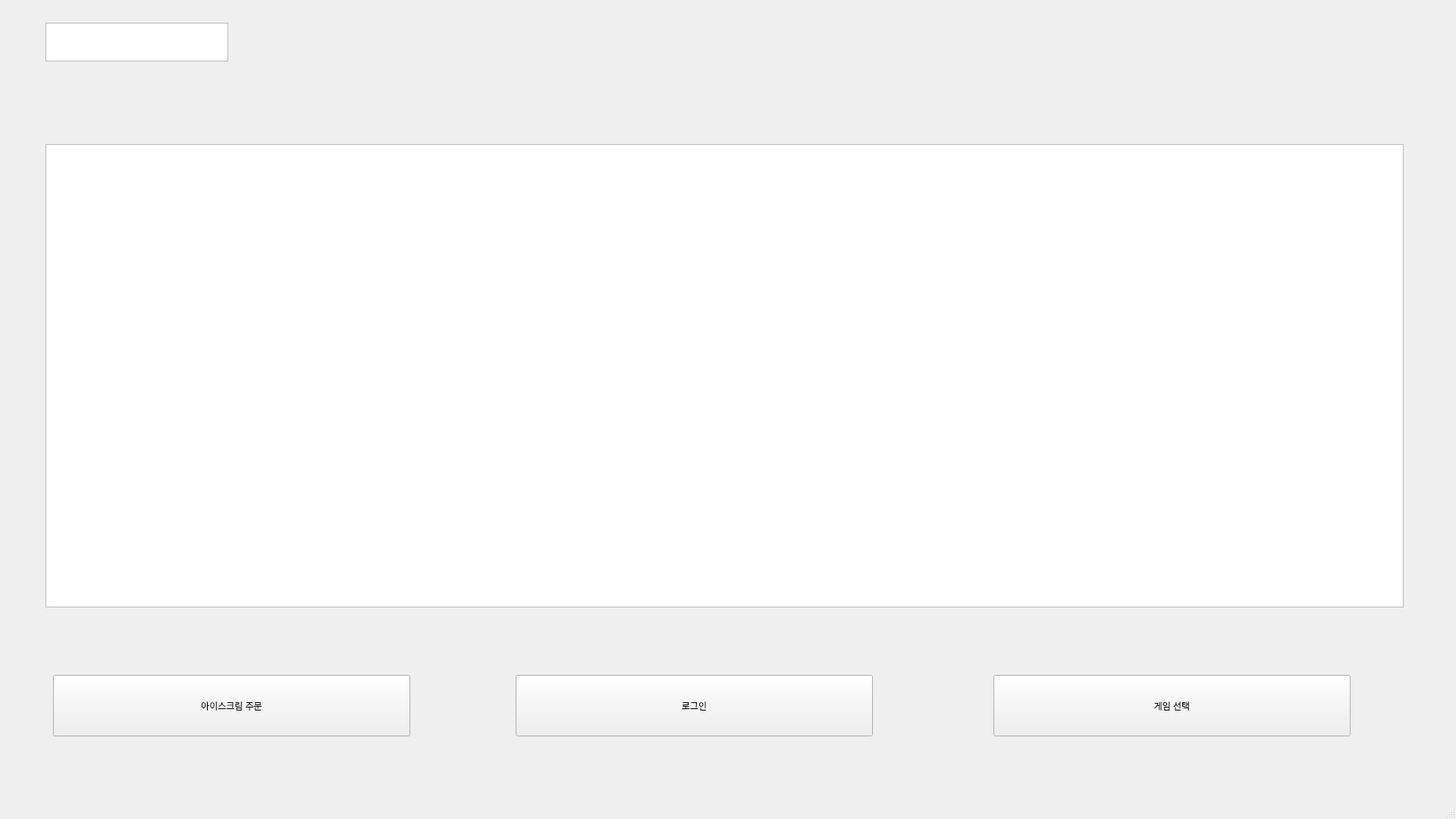
<?xml version="1.0" encoding="UTF-8"?>
<ui version="4.0">
 <class>MainWindow</class>
 <widget class="QMainWindow" name="MainWindow">
  <property name="geometry">
   <rect>
    <x>0</x>
    <y>0</y>
    <width>1920</width>
    <height>1080</height>
   </rect>
  </property>
  <property name="windowTitle">
   <string>MainWindow</string>
  </property>
  <widget class="QWidget" name="centralwidget">
   <widget class="QPushButton" name="select_ice_cream">
    <property name="geometry">
     <rect>
      <x>70</x>
      <y>890</y>
      <width>471</width>
      <height>81</height>
     </rect>
    </property>
    <property name="text">
     <string>아이스크림 주문</string>
    </property>
   </widget>
   <widget class="QPushButton" name="log_in">
    <property name="geometry">
     <rect>
      <x>680</x>
      <y>890</y>
      <width>471</width>
      <height>81</height>
     </rect>
    </property>
    <property name="text">
     <string>로그인</string>
    </property>
   </widget>
   <widget class="QPushButton" name="select_game">
    <property name="geometry">
     <rect>
      <x>1310</x>
      <y>890</y>
      <width>471</width>
      <height>81</height>
     </rect>
    </property>
    <property name="text">
     <string>게임 선택</string>
    </property>
   </widget>
   <widget class="QGraphicsView" name="logo">
    <property name="geometry">
     <rect>
      <x>60</x>
      <y>30</y>
      <width>241</width>
      <height>51</height>
     </rect>
    </property>
   </widget>
   <widget class="QGraphicsView" name="main_pic">
    <property name="geometry">
     <rect>
      <x>60</x>
      <y>190</y>
      <width>1791</width>
      <height>611</height>
     </rect>
    </property>
   </widget>
  </widget>
  <widget class="QMenuBar" name="menubar">
   <property name="geometry">
    <rect>
     <x>0</x>
     <y>0</y>
     <width>1920</width>
     <height>28</height>
    </rect>
   </property>
  </widget>
  <widget class="QStatusBar" name="statusbar"/>
 </widget>
 <resources/>
 <connections/>
</ui>
